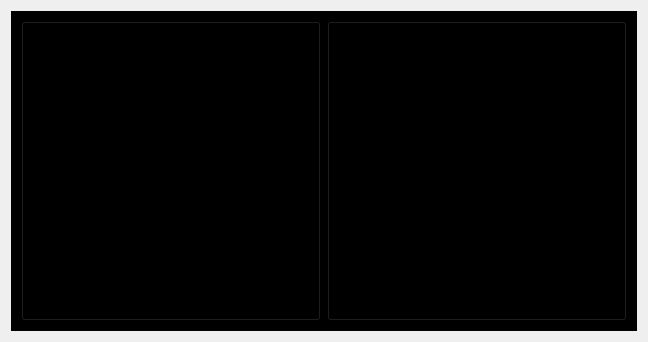
                     <widget class="QWidget" name="quiz">
                      <layout class="QVBoxLayout" name="verticalLayout_20">
                       <item>
                        <widget class="QFrame" name="sign_quiz_start">
                         <property name="styleSheet">
                          <string notr="true">background-color: rgb(0, 0, 0);</string>
                         </property>
                         <property name="frameShape">
                          <enum>QFrame::StyledPanel</enum>
                         </property>
                         <property name="frameShadow">
                          <enum>QFrame::Raised</enum>
                         </property>
                         <layout class="QHBoxLayout" name="horizontalLayout_6">
                          <item>
                           <widget class="QPushButton" name="btn_start_learn">
                            <property name="minimumSize">
                             <size>
                              <width>300</width>
                              <height>300</height>
                             </size>
                            </property>
                            <property name="maximumSize">
                             <size>
                              <width>300</width>
                              <height>300</height>
                             </size>
                            </property>
                            <property name="styleSheet">
                             <string notr="true">background-image: url(:/images/images/images/learn_sign_logo2.png);
background-position: center;
background-repeat: no-repeat;</string>
                            </property>
                            <property name="text">
                             <string/>
                            </property>
                           </widget>
                          </item>
                          <item>
                           <widget class="QPushButton" name="btn_start_quiz">
                            <property name="minimumSize">
                             <size>
                              <width>300</width>
                              <height>300</height>
                             </size>
                            </property>
                            <property name="maximumSize">
                             <size>
                              <width>300</width>
                              <height>300</height>
                             </size>
                            </property>
                            <property name="styleSheet">
                             <string notr="true">background-image: url(:/images/images/images/sign_quiz_2.png);
background-position: center;
background-repeat: no-repeat;</string>
                            </property>
                            <property name="text">
                             <string/>
                            </property>
                           </widget>
                          </item>
                         </layout>
                        </widget>
                       </item>
                      </layout>
                     </widget>
